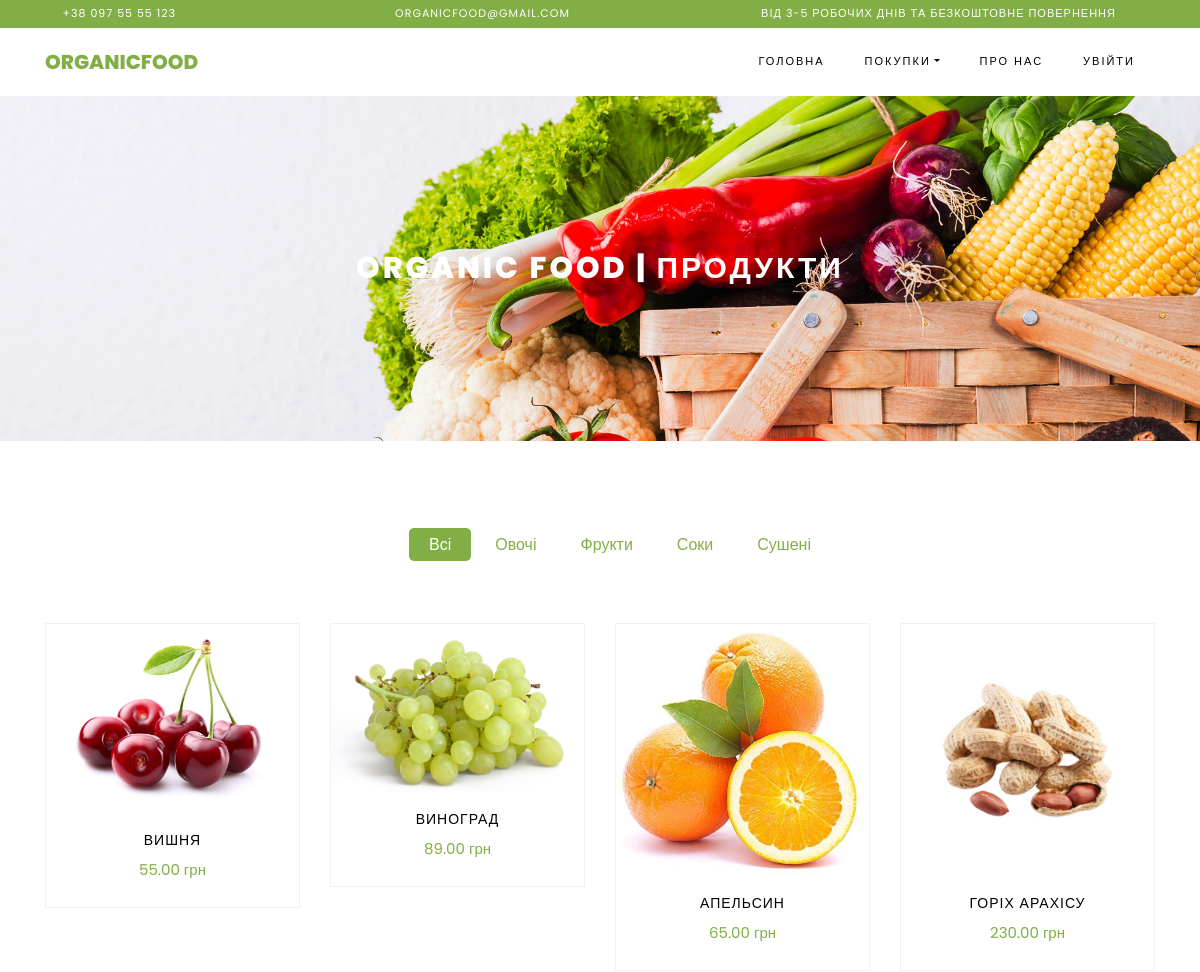
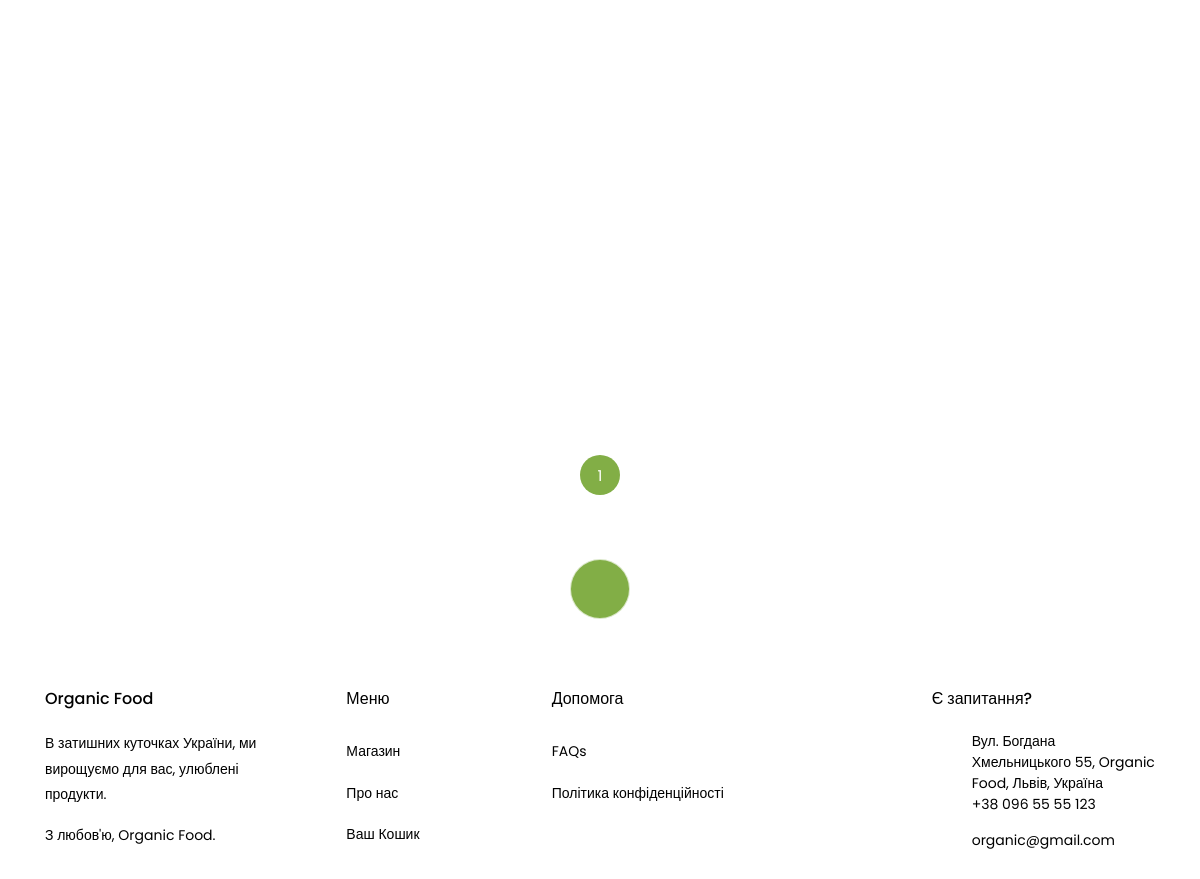
Page /shop on the committed database (2 pictures, top to bottom).
### product/models.py (models this page shows, shortened)
class ChoiceProductCategory(models.Model):
    name = models.CharField(max_length=100, db_index=True, verbose_name='Продукт')
    choice_slug = models.SlugField(max_length=255, blank=True, null=True, unique=True, db_index=True,
                    verbose_name='URL')
    def get_absolute_url(self):
        return reverse('choice', kwargs={'choice_slug': self.choice_slug})
    class Meta:
        verbose_name = 'Продукт'
        verbose_name_plural = 'Тип Продукту'
        ordering = ['id']

class Product(models.Model):
    product_name = models.CharField(max_length=255, verbose_name="Ім'я Продукту")
    price = models.DecimalField(verbose_name='Ціна', max_digits=7, decimal_places=2)
    weight = models.IntegerField(verbose_name='Вага')
    about = models.TextField(verbose_name='Про товар')
    expiration_date = models.CharField(verbose_name='Термін Придатності', max_length=255)
    ingredient = models.CharField(verbose_name='Склад товару', max_length=255, null=True)
    availability = models.BooleanField(default=True, verbose_name='Наявність')
    publication = models.BooleanField(default=True, verbose_name='Публікація')
    photo = models.ImageField(upload_to="photos/%Y/%m/%d")
    slug = models.SlugField(max_length=255, unique=True, db_index=True, verbose_name='URL')
    category_country = models.ForeignKey('CountryProducingCategory', on_delete=models.PROTECT,
                                         verbose_name='Країна Виробник', default=True)
    category_company = models.ForeignKey('CompanyProducingCategory', on_delete=models.PROTECT,
                                         verbose_name='Компанія Виробник', default=True)
    category_choice = models.ForeignKey('ChoiceProductCategory', on_delete=models.PROTECT,
                                        verbose_name='Тип Продукту', default=True)
    def get_absolute_url(self):
        return reverse('post', kwargs={'post_slug': self.slug})
    class Meta:
        verbose_name = 'Органічна Продукція'
        verbose_name_plural = 'Органічна Продукція'
        ordering = ['-id']

### product/views.py (the view)
# urls.py: path('shop', ProductShopView.as_view(), name='shop'),
class ProductShopView(DataMixin, ListView):
    models = Product
    template_name = 'product/shop.html'
    context_object_name = 'products'
    def get_queryset(self):
        return Product.objects.filter(publication=True)
    def get_context_data(self, *, object_list=None, **kwargs):
        context = super().get_context_data(**kwargs)
        class_mixin = self.get_user_context(title='Organic Food | Продукти')
        return dict(list(context.items()) + list(class_mixin.items()))

### product/templatetags/product_tags.py (called while the page is built)
@register.simple_tag()
def get_category():
    return ChoiceProductCategory.objects.all()

### product/utils.py (called while the page is built)
    def get_user_context(self, **kwargs):
        context = kwargs
        category_choice = ChoiceProductCategory.objects.all()
        context['category_choice'] = category_choice
        if 'category_choice_selected' not in context:
            context['category_choice_selected'] = 0
        return context

### product/templates/product/shop.html (shortened to what this page needs)
{% extends 'product/base.html' %}
{% load product_tags %}
{% block content %}
    <div class="hero-wrap hero-bread" style="background-image: url('/static/images/bg_1.jpg');">
      <div class="container">
        <div class="row no-gutters slider-text align-items-center justify-content-center">
          <div class="col-md-9 ftco-animate text-center">
            <h1 class="mb-0 bread">{{ title }}</h1>
          </div>
        </div>
      </div>
    </div>
    <section class="ftco-section">
    	<div class="container">
    		<div class="row justify-content-center">
    			<div class="col-md-10 mb-5 text-center">
    				<ul class="product-category">
						{% get_category as categories_of_food %}
						{% if category_choice_selected == 0 %}
							<li><a class="active">Всі</a></li>
						{% else %}
							<li><a  href="{%  url 'shop' %}">Всі</a></li>
						{% endif %}
						{% for cat in categories_of_food %}
							{% if cat.pk == category_choice_selected %}
							  <li><a class="active" href="{{ cat.get_absolute_url }}">{{ cat.name }}</a></li>
							{% else  %}
								<li><a  href="{{ cat.get_absolute_url }}">{{ cat.name }}</a></li>
							{% endif %}
						{% endfor %}
    				</ul>
    			</div>
    		</div>
    		<div class="row">
				{% for product in products %}
    			<div class="col-md-6 col-lg-3 ftco-animate">
    				<div class="product">
    					<a href="{{ product.get_absolute_url }}" class="img-prod"><img class="img-fluid" src="{{ product.photo.url }}" alt="Colorlib Template">
    					</a>
    					<div class="text py-3 pb-4 px-3 text-center">
    						<h3><a href="#">{{ product.product_name }}</a></h3>
    						<div class="d-flex">
    							<div class="pricing">
		    						<p class="price"><span>{{ product.price }} грн</span></p>
		    					</div>
	    					</div>
    					</div>
    				</div>
    			</div>
				{% endfor %}
    		</div>
    		<div class="row mt-5">
          <div class="col text-center">
            <div class="block-27">
              <ul>
				  {% for paginate in paginator.page_range %}
				  {% if page_obj.number == paginate %}
				  <li class="active"><span>{{ paginate }}</span></li>
					{% elif paginate >= page_obj.number|add:-2 and paginate <= page_obj.number|add:2  %}
				  <li><a href="?page={{ paginate }}">{{ paginate }}</a></li>
				  {% endif %}
				  {% endfor %}
              </ul>
            </div>
          </div>
        </div>
    	</div>
    </section>
  {% endblock %}

### product/templates/product/base.html (shortened to what this page needs)
{% load static %}
{% load product_tags %}
<!DOCTYPE html>
<html lang="en">
  <head>
	<link rel="stylesheet" href="{% static 'css/open-iconic-bootstrap.min.css' %}">
	<link rel="stylesheet" href="{% static 'css/animate.css' %}">
	<link rel="stylesheet" href="{% static 'css/owl.carousel.min.css' %}">
	<link rel="stylesheet" href="{% static 'css/owl.theme.default.min.css' %}">
	<link rel="stylesheet" href="{% static 'css/magnific-popup.css' %}">
	<link rel="stylesheet" href="{% static 'css/aos.css' %}">
	<link rel="stylesheet" href="{% static 'css/ionicons.min.css' %}">
    <link rel="stylesheet" href="{% static 'css/bootstrap-datepicker.css' %}">
    <link rel="stylesheet" href="{% static 'css/jquery.timepicker.css' %}">
    <link rel="stylesheet" href="{% static 'css/flaticon.css' %}">
    <link rel="stylesheet" href="{% static 'css/icomoon.css' %}">
    <link rel="stylesheet" href="{% static 'css/style.css' %}">
  </head>
  <body class="goto-here">
		<div class="py-1 bg-primary">
    	<div class="container">
    		<div class="row no-gutters d-flex align-items-start align-items-center px-md-0">
	    		<div class="col-lg-12 d-block">
		    		<div class="row d-flex">
		    			<div class="col-md pr-4 d-flex topper align-items-center">
					    	<div class="icon mr-2 d-flex justify-content-center align-items-center"><span class="icon-phone2"></span></div>
						    <span class="text">+38 097 55 55 123</span>
					    </div>
					    <div class="col-md pr-4 d-flex topper align-items-center">
					    	<div class="icon mr-2 d-flex justify-content-center align-items-center"><span class="icon-paper-plane"></span></div>
						    <span class="text">organicfood@gmail.com</span>
					    </div>
					    <div class="col-md-5 pr-4 d-flex topper align-items-center text-lg-right">
						    <span class="text">Від 3-5 робочих днів та безкоштовне повернення</span>
					    </div>
				    </div>
			    </div>
		    </div>
		  </div>
    </div>
    <nav class="navbar navbar-expand-lg navbar-dark ftco_navbar bg-dark ftco-navbar-light" id="ftco-navbar">
	    <div class="container">
	      <a class="navbar-brand" href="/">OrganicFood</a>
	      <div class="collapse navbar-collapse" id="ftco-nav">
	        <ul class="navbar-nav ml-auto">
	          <li class="nav-item active"><a href="{% url 'home' %}" class="nav-link">Головна</a></li>
	          <li class="nav-item dropdown">
              <a class="nav-link dropdown-toggle" href="#" id="dropdown04" data-toggle="dropdown" aria-haspopup="true" aria-expanded="false">Покупки</a>
            </li>
				<li class="nav-item"><a href="{% url 'about' %}" class="nav-link">Про нас</a></li>
			 <li class="nav-item dropdown">
				 {% if user.is_authenticated %}
              <a class="nav-link dropdown-toggle" href="#" id="dropdown04" data-toggle="dropdown" aria-haspopup="true" aria-expanded="false">Кабінет</a>
              <div class="dropdown-menu" aria-labelledby="dropdown04">
				  <a class="dropdown-item" href="{% url 'profile' %}">Профіль</a>
              	<a class="dropdown-item" href="{% url 'logout' %}">Вийти</a>
              </div>
				 {% else %}
	          <li class="nav-item active"><a href="{% url 'login' %}" class="nav-link">Увійти</a></li>
				{% endif %}
	        </ul>
	      </div>
	    </div>
	  </nav>
{% block content %}
{% endblock %}
    <footer class="ftco-footer ftco-section">
      <div class="container">
      	<div class="row">
      		<div class="mouse">
						<a href="#" class="mouse-icon">
							<div class="mouse-wheel"><span class="ion-ios-arrow-up"></span></div>
						</a>
					</div>
      	</div>
        <div class="row mb-5">
          <div class="col-md">
            <div class="ftco-footer-widget mb-4">
              <h2 class="ftco-heading-2">Organic Food</h2>
				<p>В затишних куточках України, ми вирощуємо для вас, улюблені продукти.</p>
				  <p>З любов'ю, Organic Food.</p>
            </div>
          </div>
          <div class="col-md">
            <div class="ftco-footer-widget mb-4 ml-md-5">
              <h2 class="ftco-heading-2">Меню</h2>
              <ul class="list-unstyled">
                <li><a href="{% url 'shop' %}" class="py-2 d-block">Магазин</a></li>
                <li><a href="{% url 'about' %}" class="py-2 d-block">Про нас</a></li>
                <li><a href="{% url 'profile' %}" class="py-2 d-block">Ваш Кошик</a></li>
              </ul>
            </div>
          </div>
          <div class="col-md-4">
             <div class="ftco-footer-widget mb-4">
              <h2 class="ftco-heading-2">Допомога</h2>
              <div class="d-flex">
	              <ul class="list-unstyled mr-l-5 pr-l-3 mr-4">
	                <li><a href="{% url 'police' %}" class="py-2 d-block">FAQs</a></li>
	                <li><a href="{% url 'police' %}" class="py-2 d-block">Політика конфіденційності</a></li>
	              </ul>
	            </div>
            </div>
          </div>
          <div class="col-md">
            <div class="ftco-footer-widget mb-4">
            	<h2 class="ftco-heading-2">Є запитання?</h2>
            	<div class="block-23 mb-3">
	              <ul>
	                <li><span class="icon icon-map-marker"></span><span class="text">Вул. Богдана Хмельницького 55, Organic Food, Львів, Україна</span></li>
	                <li><a href="#"><span class="icon icon-phone"></span><span class="text">+38 096 55 55 123</span></a></li>
	                <li><a href="#"><span class="icon icon-envelope"></span><span class="text">organic@gmail.com</span></a></li>
	              </ul>
	            </div>
            </div>
          </div>
        </div>
      </div>
    </footer>
  </body>
</html>

### product/static/css/icomoon.css (style rules this page uses)
[class^="icon-"], [class*=" icon-"] { font-family: 'icomoon' !important; speak: none; font-style: normal; font-weight: normal; font-variant: normal; text-transform: none; line-height: 1; -webkit-font-smoothing: antialiased; -moz-osx-font-smoothing: grayscale; }
.icon-map-marker:before { content: "\f041"; }
.icon-phone:before { content: "\f095"; }
.icon-envelope:before { content: "\f0e0"; }
.icon-paper-plane:before { content: "\f1d8"; }
.icon-phone2:before { content: "\e0cd"; }

### rows in the picture
ChoiceProductCategory: name "Овочі"
ChoiceProductCategory: name "Фрукти"
ChoiceProductCategory: name "Соки"
ChoiceProductCategory: name "Сушені"
Product: photo (picture), product_name "ВИШНЯ"
Product: photo (picture), product_name "ВИНОГРАД"
Product: photo (picture), product_name "АПЕЛЬСИН"
Product: photo (picture), product_name "ГОРІХ АРАХІСУ"

### other values in the picture
{{ title }} "ORGANIC FOOD | ПРОДУКТИ"
{{ paginate }} "1"
